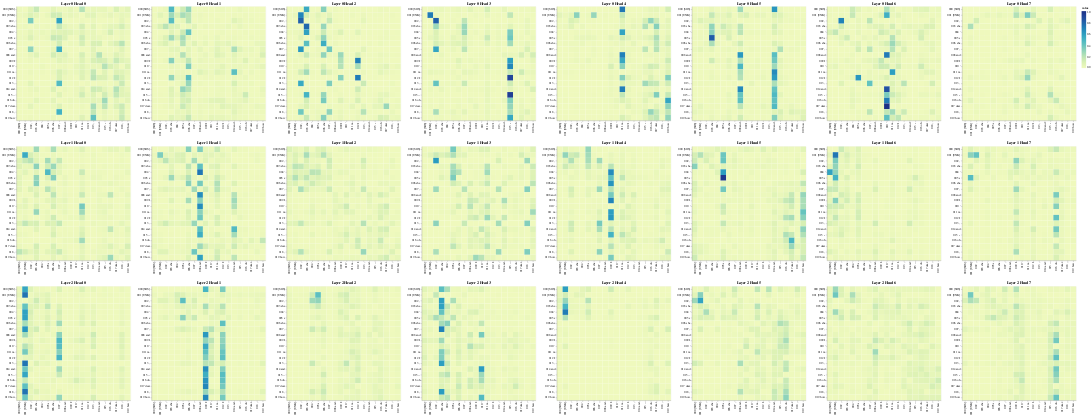

The code cell stored with this chart in its notebook:
### Code cell
# Visualize the Encoder Self-Attention
Get_All_Attention_Maps(model, "encoder", layers, heads, encoder_input_tokens, encoder_input_tokens, min(20, sentence_length))

### Figure 1 — Vega-Lite specification as saved in the notebook (floating-point values rounded to 4 significant figures; data arrays with more than 128 entries replaced by an {"elided": "..."} marker saying what was removed)
{"config": {"view": {"continuousWidth": 300, "continuousHeight": 300}}, "vconcat": [{"hconcat": [{"data": {"name": "data-26c776ca5e16745e5fd47b6f551f757d"}, "mark": {"type": "rect"}, "encoding": {"color": {"field": "value", "type": "quantitative"}, "tooltip": [{"field": "row", "type": "quantitative"}, {"field": "column", "type": "quantitative"}, {"field": "value", "type": "quantitative"}, {"field": "row_token", "type": "nominal"}, {"field": "col_token", "type": "nominal"}], "x": {"axis": {"title": ""}, "field": "col_token", "type": "nominal"}, "y": {"axis": {"title": ""}, "field": "row_token", "type": "nominal"}}, "height": 400, "name": "view_97", "title": "Layer 0 Head 0", "width": 400}, {"data": {"name": "data-a30f24bef3525f212552e5aedf73898d"}, "mark": {"type": "rect"}, "encoding": {"color": {"field": "value", "type": "quantitative"}, "tooltip": [{"field": "row", "type": "quantitative"}, {"field": "column", "type": "quantitative"}, {"field": "value", "type": "quantitative"}, {"field": "row_token", "type": "nominal"}, {"field": "col_token", "type": "nominal"}], "x": {"axis": {"title": ""}, "field": "col_token", "type": "nominal"}, "y": {"axis": {"title": ""}, "field": "row_token", "type": "nominal"}}, "height": 400, "name": "view_98", "title": "Layer 0 Head 1", "width": 400}, {"data": {"name": "data-cbaf6f9e3aa4a57cad4927cd86efc399"}, "mark": {"type": "rect"}, "encoding": {"color": {"field": "value", "type": "quantitative"}, "tooltip": [{"field": "row", "type": "quantitative"}, {"field": "column", "type": "quantitative"}, {"field": "value", "type": "quantitative"}, {"field": "row_token", "type": "nominal"}, {"field": "col_token", "type": "nominal"}], "x": {"axis": {"title": ""}, "field": "col_token", "type": "nominal"}, "y": {"axis": {"title": ""}, "field": "row_token", "type": "nominal"}}, "height": 400, "name": "view_99", "title": "Layer 0 Head 2", "width": 400}, {"data": {"name": "data-0cd12c48c1a340ae8c1d4d329182dcc0"}, "mark": {"type": "rect"}, "encoding": {"color": {"field": "value", "type": "quantitative"}, "tooltip": [{"field": "row", "type": "quantitative"}, {"field": "column", "type": "quantitative"}, {"field": "value", "type": "quantitative"}, {"field": "row_token", "type": "nominal"}, {"field": "col_token", "type": "nominal"}], "x": {"axis": {"title": ""}, "field": "col_token", "type": "nominal"}, "y": {"axis": {"title": ""}, "field": "row_token", "type": "nominal"}}, "height": 400, "name": "view_100", "title": "Layer 0 Head 3", "width": 400}, {"data": {"name": "data-dc55d25eadcb01f48b0a8eac589ce04d"}, "mark": {"type": "rect"}, "encoding": {"color": {"field": "value", "type": "quantitative"}, "tooltip": [{"field": "row", "type": "quantitative"}, {"field": "column", "type": "quantitative"}, {"field": "value", "type": "quantitative"}, {"field": "row_token", "type": "nominal"}, {"field": "col_token", "type": "nominal"}], "x": {"axis": {"title": ""}, "field": "col_token", "type": "nominal"}, "y": {"axis": {"title": ""}, "field": "row_token", "type": "nominal"}}, "height": 400, "name": "view_101", "title": "Layer 0 Head 4", "width": 400}, {"data": {"name": "data-c02cc01e1bfec7ba0f8ed7308b319e77"}, "mark": {"type": "rect"}, "encoding": {"color": {"field": "value", "type": "quantitative"}, "tooltip": [{"field": "row", "type": "quantitative"}, {"field": "column", "type": "quantitative"}, {"field": "value", "type": "quantitative"}, {"field": "row_token", "type": "nominal"}, {"field": "col_token", "type": "nominal"}], "x": {"axis": {"title": ""}, "field": "col_token", "type": "nominal"}, "y": {"axis": {"title": ""}, "field": "row_token", "type": "nominal"}}, "height": 400, "name": "view_102", "title": "Layer 0 Head 5", "width": 400}, {"data": {"name": "data-c712eea1f9b70134a2407dfe5a0f0939"}, "mark": {"type": "rect"}, "encoding": {"color": {"field": "value", "type": "quantitative"}, "tooltip": [{"field": "row", "type": "quantitative"}, {"field": "column", "type": "quantitative"}, {"field": "value", "type": "quantitative"}, {"field": "row_token", "type": "nominal"}, {"field": "col_token", "type": "nominal"}], "x": {"axis": {"title": ""}, "field": "col_token", "type": "nominal"}, "y": {"axis": {"title": ""}, "field": "row_token", "type": "nominal"}}, "height": 400, "name": "view_103", "title": "Layer 0 Head 6", "width": 400}, {"data": {"name": "data-f35ecab9fb37459c54304a6f9c42f69a"}, "mark": {"type": "rect"}, "encoding": {"color": {"field": "value", "type": "quantitative"}, "tooltip": [{"field": "row", "type": "quantitative"}, {"field": "column", "type": "quantitative"}, {"field": "value", "type": "quantitative"}, {"field": "row_token", "type": "nominal"}, {"field": "col_token", "type": "nominal"}], "x": {"axis": {"title": ""}, "field": "col_token", "type": "nominal"}, "y": {"axis": {"title": ""}, "field": "row_token", "type": "nominal"}}, "height": 400, "name": "view_104", "title": "Layer 0 Head 7", "width": 400}]}, {"hconcat": [{"data": {"name": "data-92e987df495307f9912f67d454eed058"}, "mark": {"type": "rect"}, "encoding": {"color": {"field": "value", "type": "quantitative"}, "tooltip": [{"field": "row", "type": "quantitative"}, {"field": "column", "type": "quantitative"}, {"field": "value", "type": "quantitative"}, {"field": "row_token", "type": "nominal"}, {"field": "col_token", "type": "nominal"}], "x": {"axis": {"title": ""}, "field": "col_token", "type": "nominal"}, "y": {"axis": {"title": ""}, "field": "row_token", "type": "nominal"}}, "height": 400, "name": "view_105", "title": "Layer 1 Head 0", "width": 400}, {"data": {"name": "data-0f8d2cc4d6a2652a280dee321b3266f7"}, "mark": {"type": "rect"}, "encoding": {"color": {"field": "value", "type": "quantitative"}, "tooltip": [{"field": "row", "type": "quantitative"}, {"field": "column", "type": "quantitative"}, {"field": "value", "type": "quantitative"}, {"field": "row_token", "type": "nominal"}, {"field": "col_token", "type": "nominal"}], "x": {"axis": {"title": ""}, "field": "col_token", "type": "nominal"}, "y": {"axis": {"title": ""}, "field": "row_token", "type": "nominal"}}, "height": 400, "name": "view_106", "title": "Layer 1 Head 1", "width": 400}, {"data": {"name": "data-67ff38df40f8247f5e5136a207a8efef"}, "mark": {"type": "rect"}, "encoding": {"color": {"field": "value", "type": "quantitative"}, "tooltip": [{"field": "row", "type": "quantitative"}, {"field": "column", "type": "quantitative"}, {"field": "value", "type": "quantitative"}, {"field": "row_token", "type": "nominal"}, {"field": "col_token", "type": "nominal"}], "x": {"axis": {"title": ""}, "field": "col_token", "type": "nominal"}, "y": {"axis": {"title": ""}, "field": "row_token", "type": "nominal"}}, "height": 400, "name": "view_107", "title": "Layer 1 Head 2", "width": 400}, {"data": {"name": "data-85219a836b213ab6edca38dc163128b3"}, "mark": {"type": "rect"}, "encoding": {"color": {"field": "value", "type": "quantitative"}, "tooltip": [{"field": "row", "type": "quantitative"}, {"field": "column", "type": "quantitative"}, {"field": "value", "type": "quantitative"}, {"field": "row_token", "type": "nominal"}, {"field": "col_token", "type": "nominal"}], "x": {"axis": {"title": ""}, "field": "col_token", "type": "nominal"}, "y": {"axis": {"title": ""}, "field": "row_token", "type": "nominal"}}, "height": 400, "name": "view_108", "title": "Layer 1 Head 3", "width": 400}, {"data": {"name": "data-65db2ff6533e6e1c1ff701548e951aa4"}, "mark": {"type": "rect"}, "encoding": {"color": {"field": "value", "type": "quantitative"}, "tooltip": [{"field": "row", "type": "quantitative"}, {"field": "column", "type": "quantitative"}, {"field": "value", "type": "quantitative"}, {"field": "row_token", "type": "nominal"}, {"field": "col_token", "type": "nominal"}], "x": {"axis": {"title": ""}, "field": "col_token", "type": "nominal"}, "y": {"axis": {"title": ""}, "field": "row_token", "type": "nominal"}}, "height": 400, "name": "view_109", "title": "Layer 1 Head 4", "width": 400}, {"data": {"name": "data-9d7c26151146100c49038550cbe08372"}, "mark": {"type": "rect"}, "encoding": {"color": {"field": "value", "type": "quantitative"}, "tooltip": [{"field": "row", "type": "quantitative"}, {"field": "column", "type": "quantitative"}, {"field": "value", "type": "quantitative"}, {"field": "row_token", "type": "nominal"}, {"field": "col_token", "type": "nominal"}], "x": {"axis": {"title": ""}, "field": "col_token", "type": "nominal"}, "y": {"axis": {"title": ""}, "field": "row_token", "type": "nominal"}}, "height": 400, "name": "view_110", "title": "Layer 1 Head 5", "width": 400}, {"data": {"name": "data-62bad4f335045fe9592d24afb788663a"}, "mark": {"type": "rect"}, "encoding": {"color": {"field": "value", "type": "quantitative"}, "tooltip": [{"field": "row", "type": "quantitative"}, {"field": "column", "type": "quantitative"}, {"field": "value", "type": "quantitative"}, {"field": "row_token", "type": "nominal"}, {"field": "col_token", "type": "nominal"}], "x": {"axis": {"title": ""}, "field": "col_token", "type": "nominal"}, "y": {"axis": {"title": ""}, "field": "row_token", "type": "nominal"}}, "height": 400, "name": "view_111", "title": "Layer 1 Head 6", "width": 400}, {"data": {"name": "data-65df947f858ffe6e121ae9848a146c97"}, "mark": {"type": "rect"}, "encoding": {"color": {"field": "value", "type": "quantitative"}, "tooltip": [{"field": "row", "type": "quantitative"}, {"field": "column", "type": "quantitative"}, {"field": "value", "type": "quantitative"}, {"field": "row_token", "type": "nominal"}, {"field": "col_token", "type": "nominal"}], "x": {"axis": {"title": ""}, "field": "col_token", "type": "nominal"}, "y": {"axis": {"title": ""}, "field": "row_token", "type": "nominal"}}, "height": 400, "name": "view_112", "title": "Layer 1 Head 7", "width": 400}]}, {"hconcat": [{"data": {"name": "data-63762761d4a2fdabab3508fd1d8f3b43"}, "mark": {"type": "rect"}, "encoding": {"color": {"field": "value", "type": "quantitative"}, "tooltip": [{"field": "row", "type": "quantitative"}, {"field": "column", "type": "quantitative"}, {"field": "value", "type": "quantitative"}, {"field": "row_token", "type": "nominal"}, {"field": "col_token", "type": "nominal"}], "x": {"axis": {"title": ""}, "field": "col_token", "type": "nominal"}, "y": {"axis": {"title": ""}, "field": "row_token", "type": "nominal"}}, "height": 400, "name": "view_113", "title": "Layer 2 Head 0", "width": 400}, {"data": {"name": "data-3fad1d32dbabd340a40bbeb7a34cc190"}, "mark": {"type": "rect"}, "encoding": {"color": {"field": "value", "type": "quantitative"}, "tooltip": [{"field": "row", "type": "quantitative"}, {"field": "column", "type": "quantitative"}, {"field": "value", "type": "quantitative"}, {"field": "row_token", "type": "nominal"}, {"field": "col_token", "type": "nominal"}], "x": {"axis": {"title": ""}, "field": "col_token", "type": "nominal"}, "y": {"axis": {"title": ""}, "field": "row_token", "type": "nominal"}}, "height": 400, "name": "view_114", "title": "Layer 2 Head 1", "width": 400}, {"data": {"name": "data-eea58f4259b83cf72051f7dff9b2464d"}, "mark": {"type": "rect"}, "encoding": {"color": {"field": "value", "type": "quantitative"}, "tooltip": [{"field": "row", "type": "quantitative"}, {"field": "column", "type": "quantitative"}, {"field": "value", "type": "quantitative"}, {"field": "row_token", "type": "nominal"}, {"field": "col_token", "type": "nominal"}], "x": {"axis": {"title": ""}, "field": "col_token", "type": "nominal"}, "y": {"axis": {"title": ""}, "field": "row_token", "type": "nominal"}}, "height": 400, "name": "view_115", "title": "Layer 2 Head 2", "width": 400}, {"data": {"name": "data-8b449e6fdcc3dbec2ddf52a1d7974a54"}, "mark": {"type": "rect"}, "encoding": {"color": {"field": "value", "type": "quantitative"}, "tooltip": [{"field": "row", "type": "quantitative"}, {"field": "column", "type": "quantitative"}, {"field": "value", "type": "quantitative"}, {"field": "row_token", "type": "nominal"}, {"field": "col_token", "type": "nominal"}], "x": {"axis": {"title": ""}, "field": "col_token", "type": "nominal"}, "y": {"axis": {"title": ""}, "field": "row_token", "type": "nominal"}}, "height": 400, "name": "view_116", "title": "Layer 2 Head 3", "width": 400}, {"data": {"name": "data-cfd5d4e65c0deb4733a2979c2f43d87e"}, "mark": {"type": "rect"}, "encoding": {"color": {"field": "value", "type": "quantitative"}, "tooltip": [{"field": "row", "type": "quantitative"}, {"field": "column", "type": "quantitative"}, {"field": "value", "type": "quantitative"}, {"field": "row_token", "type": "nominal"}, {"field": "col_token", "type": "nominal"}], "x": {"axis": {"title": ""}, "field": "col_token", "type": "nominal"}, "y": {"axis": {"title": ""}, "field": "row_token", "type": "nominal"}}, "height": 400, "name": "view_117", "title": "Layer 2 Head 4", "width": 400}, {"data": {"name": "data-3e617f19492008ed133f0ec0225adbc4"}, "mark": {"type": "rect"}, "encoding": {"color": {"field": "value", "type": "quantitative"}, "tooltip": [{"field": "row", "type": "quantitative"}, {"field": "column", "type": "quantitative"}, {"field": "value", "type": "quantitative"}, {"field": "row_token", "type": "nominal"}, {"field": "col_token", "type": "nominal"}], "x": {"axis": {"title": ""}, "field": "col_token", "type": "nominal"}, "y": {"axis": {"title": ""}, "field": "row_token", "type": "nominal"}}, "height": 400, "name": "view_118", "title": "Layer 2 Head 5", "width": 400}, {"data": {"name": "data-0504eff63714b95b11bdf2b919bee3a4"}, "mark": {"type": "rect"}, "encoding": {"color": {"field": "value", "type": "quantitative"}, "tooltip": [{"field": "row", "type": "quantitative"}, {"field": "column", "type": "quantitative"}, {"field": "value", "type": "quantitative"}, {"field": "row_token", "type": "nominal"}, {"field": "col_token", "type": "nominal"}], "x": {"axis": {"title": ""}, "field": "col_token", "type": "nominal"}, "y": {"axis": {"title": ""}, "field": "row_token", "type": "nominal"}}, "height": 400, "name": "view_119", "title": "Layer 2 Head 6", "width": 400}, {"data": {"name": "data-f7d95c7ebe80360b3307a11620a00dc4"}, "mark": {"type": "rect"}, "encoding": {"color": {"field": "value", "type": "quantitative"}, "tooltip": [{"field": "row", "type": "quantitative"}, {"field": "column", "type": "quantitative"}, {"field": "value", "type": "quantitative"}, {"field": "row_token", "type": "nominal"}, {"field": "col_token", "type": "nominal"}], "x": {"axis": {"title": ""}, "field": "col_token", "type": "nominal"}, "y": {"axis": {"title": ""}, "field": "row_token", "type": "nominal"}}, "height": 400, "name": "view_120", "title": "Layer 2 Head 7", "width": 400}]}], "params": [{"name": "param_97", "select": {"type": "interval", "encodings": ["x", "y"]}, "bind": "scales", "views": ["view_97"]}, {"name": "param_98", "select": {"type": "interval", "encodings": ["x", "y"]}, "bind": "scales", "views": ["view_98"]}, {"name": "param_99", "select": {"type": "interval", "encodings": ["x", "y"]}, "bind": "scales", "views": ["view_99"]}, {"name": "param_100", "select": {"type": "interval", "encodings": ["x", "y"]}, "bind": "scales", "views": ["view_100"]}, {"name": "param_101", "select": {"type": "interval", "encodings": ["x", "y"]}, "bind": "scales", "views": ["view_101"]}, {"name": "param_102", "select": {"type": "interval", "encodings": ["x", "y"]}, "bind": "scales", "views": ["view_102"]}, {"name": "param_103", "select": {"type": "interval", "encodings": ["x", "y"]}, "bind": "scales", "views": ["view_103"]}, {"name": "param_104", "select": {"type": "interval", "encodings": ["x", "y"]}, "bind": "scales", "views": ["view_104"]}, {"name": "param_105", "select": {"type": "interval", "encodings": ["x", "y"]}, "bind": "scales", "views": ["view_105"]}, {"name": "param_106", "select": {"type": "interval", "encodings": ["x", "y"]}, "bind": "scales", "views": ["view_106"]}, {"name": "param_107", "select": {"type": "interval", "encodings": ["x", "y"]}, "bind": "scales", "views": ["view_107"]}, {"name": "param_108", "select": {"type": "interval", "encodings": ["x", "y"]}, "bind": "scales", "views": ["view_108"]}, {"name": "param_109", "select": {"type": "interval", "encodings": ["x", "y"]}, "bind": "scales", "views": ["view_109"]}, {"name": "param_110", "select": {"type": "interval", "encodings": ["x", "y"]}, "bind": "scales", "views": ["view_110"]}, {"name": "param_111", "select": {"type": "interval", "encodings": ["x", "y"]}, "bind": "scales", "views": ["view_111"]}, {"name": "param_112", "select": {"type": "interval", "encodings": ["x", "y"]}, "bind": "scales", "views": ["view_112"]}, {"name": "param_113", "select": {"type": "interval", "encodings": ["x", "y"]}, "bind": "scales", "views": ["view_113"]}, {"name": "param_114", "select": {"type": "interval", "encodings": ["x", "y"]}, "bind": "scales", "views": ["view_114"]}, {"name": "param_115", "select": {"type": "interval", "encodings": ["x", "y"]}, "bind": "scales", "views": ["view_115"]}, {"name": "param_116", "select": {"type": "interval", "encodings": ["x", "y"]}, "bind": "scales", "views": ["view_116"]}, {"name": "param_117", "select": {"type": "interval", "encodings": ["x", "y"]}, "bind": "scales", "views": ["view_117"]}, {"name": "param_118", "select": {"type": "interval", "encodings": ["x", "y"]}, "bind": "scales", "views": ["view_118"]}, {"name": "param_119", "select": {"type": "interval", "encodings": ["x", "y"]}, "bind": "scales", "views": ["view_119"]}, {"name": "param_120", "select": {"type": "interval", "encodings": ["x", "y"]}, "bind": "scales", "views": ["view_120"]}], "$schema": "https://vega.github.io/schema/vega-lite/v5.17.0.json", "datasets": {"data-26c776ca5e16745e5fd47b6f551f757d": {"elided": "400 records"}, "data-a30f24bef3525f212552e5aedf73898d": {"elided": "400 records"}, "data-cbaf6f9e3aa4a57cad4927cd86efc399": {"elided": "400 records"}, "data-0cd12c48c1a340ae8c1d4d329182dcc0": {"elided": "400 records"}, "data-dc55d25eadcb01f48b0a8eac589ce04d": {"elided": "400 records"}, "data-c02cc01e1bfec7ba0f8ed7308b319e77": {"elided": "400 records"}, "data-c712eea1f9b70134a2407dfe5a0f0939": {"elided": "400 records"}, "data-f35ecab9fb37459c54304a6f9c42f69a": {"elided": "400 records"}, "data-92e987df495307f9912f67d454eed058": {"elided": "400 records"}, "data-0f8d2cc4d6a2652a280dee321b3266f7": {"elided": "400 records"}, "data-67ff38df40f8247f5e5136a207a8efef": {"elided": "400 records"}, "data-85219a836b213ab6edca38dc163128b3": {"elided": "400 records"}, "data-65db2ff6533e6e1c1ff701548e951aa4": {"elided": "400 records"}, "data-9d7c26151146100c49038550cbe08372": {"elided": "400 records"}, "data-62bad4f335045fe9592d24afb788663a": {"elided": "400 records"}, "data-65df947f858ffe6e121ae9848a146c97": {"elided": "400 records"}, "data-63762761d4a2fdabab3508fd1d8f3b43": {"elided": "400 records"}, "data-3fad1d32dbabd340a40bbeb7a34cc190": {"elided": "400 records"}, "data-eea58f4259b83cf72051f7dff9b2464d": {"elided": "400 records"}, "data-8b449e6fdcc3dbec2ddf52a1d7974a54": {"elided": "400 records"}, "data-cfd5d4e65c0deb4733a2979c2f43d87e": {"elided": "400 records"}, "data-3e617f19492008ed133f0ec0225adbc4": {"elided": "400 records"}, "data-0504eff63714b95b11bdf2b919bee3a4": {"elided": "400 records"}, "data-f7d95c7ebe80360b3307a11620a00dc4": {"elided": "400 records"}}}
